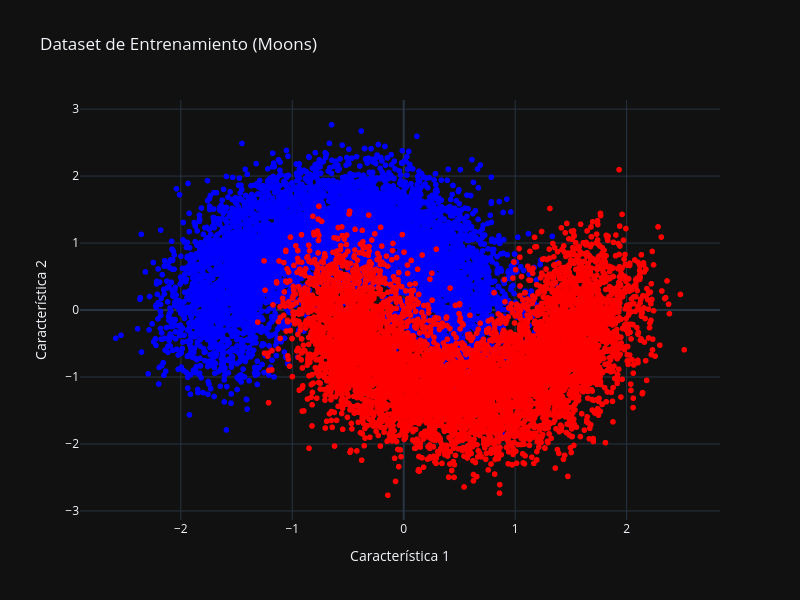

Here is the notebook cell this chart was saved with:
### Markdown cell above
## 2. Generación y Exploración del Dataset

Para demostrar el poder de los kernels, necesitamos un dataset que no sea linealmente separable. `make_moons` de Scikit-Learn es perfecto para esto, ya que genera dos "medias lunas" entrelazadas.

### Code cell
# Generamos el dataset
X, y = make_moons(n_samples=20000, noise=0.25, random_state=42)

# Dividimos en conjuntos de entrenamiento y prueba
X_train, X_test, y_train, y_test = train_test_split(X, y, test_size=0.3, random_state=42)

# Escalamos las características. Es una buena práctica para SVM.
scaler = StandardScaler()
X_train = scaler.fit_transform(X_train)
X_test = scaler.transform(X_test)

# Visualicemos los datos de entrenamiento
fig = px.scatter(x=X_train[:, 0], y=X_train[:, 1], color=y_train.astype(str),
                 color_discrete_map={'0': 'blue', '1': 'red'},
                 title='Dataset de Entrenamiento (Moons)',
                 labels={'x': 'Característica 1', 'y': 'Característica 2'})
fig.update_layout(showlegend=False, height=600, width=800)
fig.show()

### Figure 1 — Plotly figure (JSON) as saved in the notebook; plotly's stock layout.template omitted (floating-point values rounded to 4 significant figures; data arrays with more than 128 entries replaced by an {"elided": "..."} marker saying what was removed)
{"data": [{"hovertemplate": "color=0<br>Característica 1=%{x}<br>Característica 2=%{y}<extra></extra>", "legendgroup": "0", "marker": {"color": "blue", "symbol": "circle"}, "mode": "markers", "name": "0", "showlegend": true, "x": {"elided": "6940 float values"}, "xaxis": "x", "y": {"elided": "6940 float values"}, "yaxis": "y", "type": "scattergl"}, {"hovertemplate": "color=1<br>Característica 1=%{x}<br>Característica 2=%{y}<extra></extra>", "legendgroup": "1", "marker": {"color": "red", "symbol": "circle"}, "mode": "markers", "name": "1", "showlegend": true, "x": {"elided": "7060 float values"}, "xaxis": "x", "y": {"elided": "7060 float values"}, "yaxis": "y", "type": "scattergl"}], "layout": {"xaxis": {"anchor": "y", "domain": [0.0, 1.0], "title": {"text": "Característica 1"}}, "yaxis": {"anchor": "x", "domain": [0.0, 1.0], "title": {"text": "Característica 2"}}, "legend": {"title": {"text": "color"}, "tracegroupgap": 0}, "title": {"text": "Dataset de Entrenamiento (Moons)"}, "showlegend": false, "height": 600, "width": 800}}
